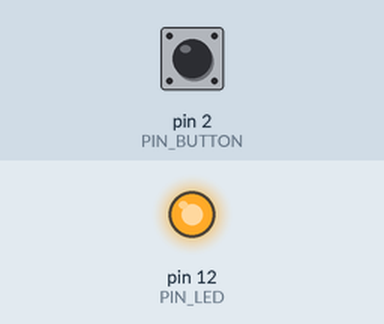
This sketch was run on a simulated Arduino Uno, built with avr-gcc and run on an emulated ATmega328P. Shown: output pins drawn as LEDs (lit = HIGH). The test bench sets the inputs (shaded band); at power-on: pin 2 (PIN_BUTTON) LOW.

Above: at 1.2 s.
1.3 s: pin 2 (PIN_BUTTON) pulled HIGH for 0.15 s
At 1.37 s:
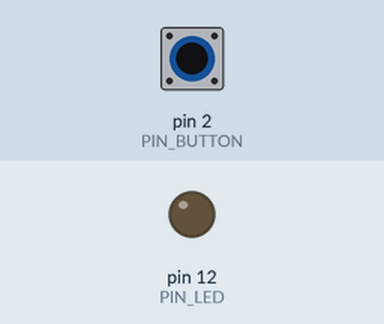
2.9 s: pin 2 (PIN_BUTTON) pulled HIGH for 3.2 s
At 6.7 s:
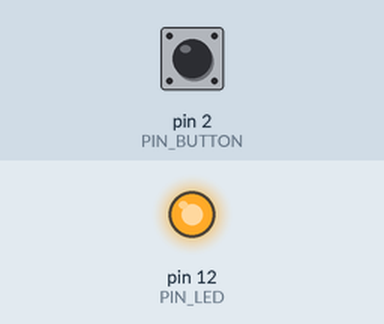
Timing chart, 0 to 8.2 s (numbered marks = the images above; inputs shaded):
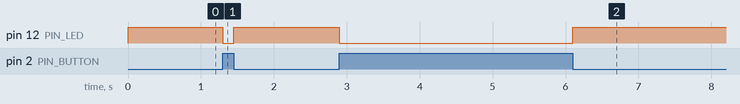

Measured:
- after the input at 1.3 s, pin 12 (PIN_LED): HIGH → LOW at once, → HIGH 0.15 s later
- after the input at 2.9 s, pin 12 (PIN_LED): HIGH → LOW at once, → HIGH 3.2 s later

The sketch:

sketch_led_button.ino
```cpp
// Declare the variables and initialize it
const int PIN_LED = 12;
const int PIN_BUTTON = 2;

void setup(){
    // Set the PIN_LED as an output
    pinMode(PIN_LED, OUTPUT);

    // Set the PIN_BUTON as an input
    pinMode(PIN_BUTTON, INPUT);
}

void loop(){
    // Read the button state condition (HIGH = 1 or LOW = 1)
    int buttonState = digitalRead(PIN_BUTTON);

    // Determine the led condition (turn on or turn of) by using button state
    if (buttonState == HIGH) {
      digitalWrite(PIN_LED, LOW);
    } else
      digitalWrite(PIN_LED, HIGH);
}
```
